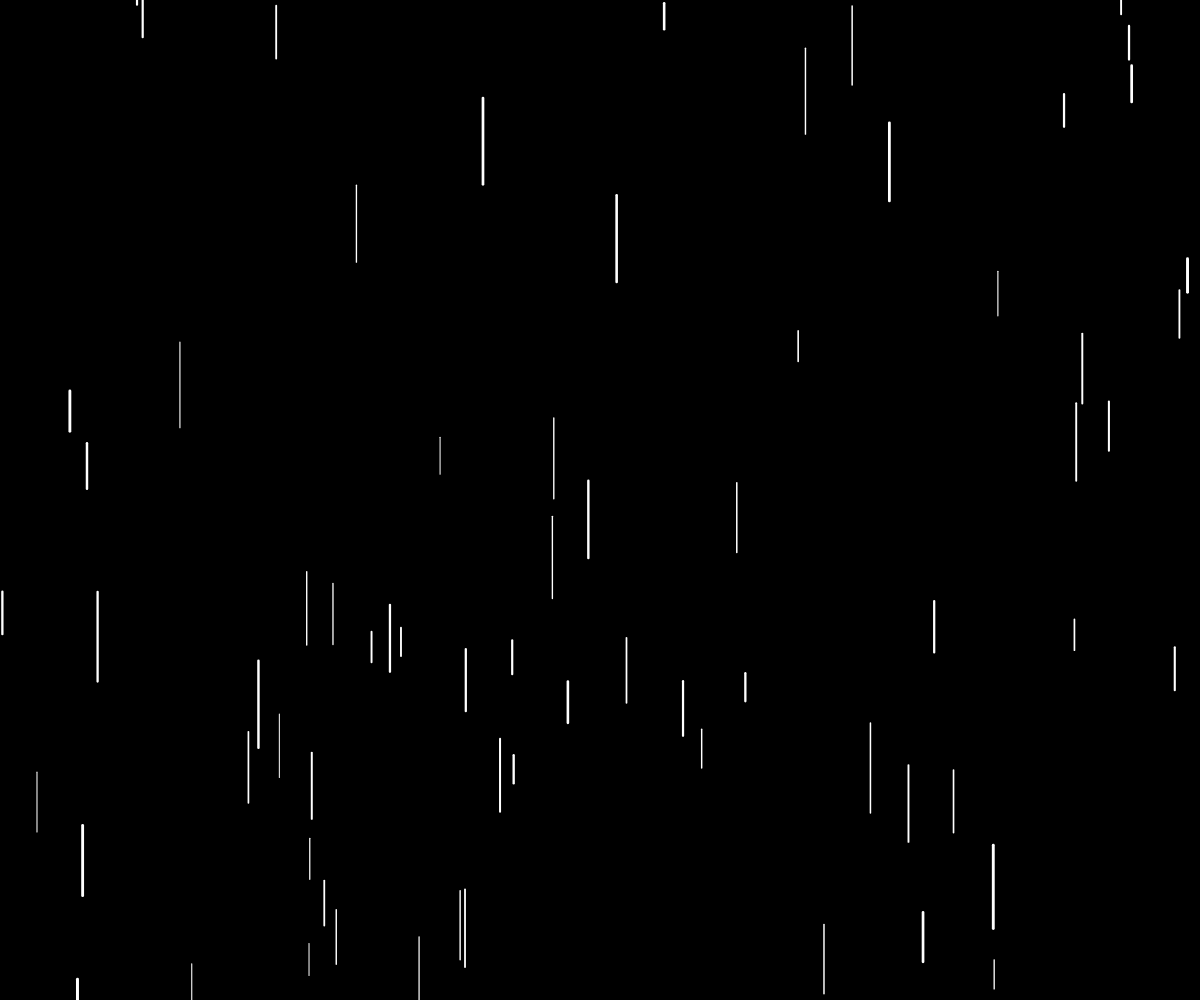
Frame 1 (no input)
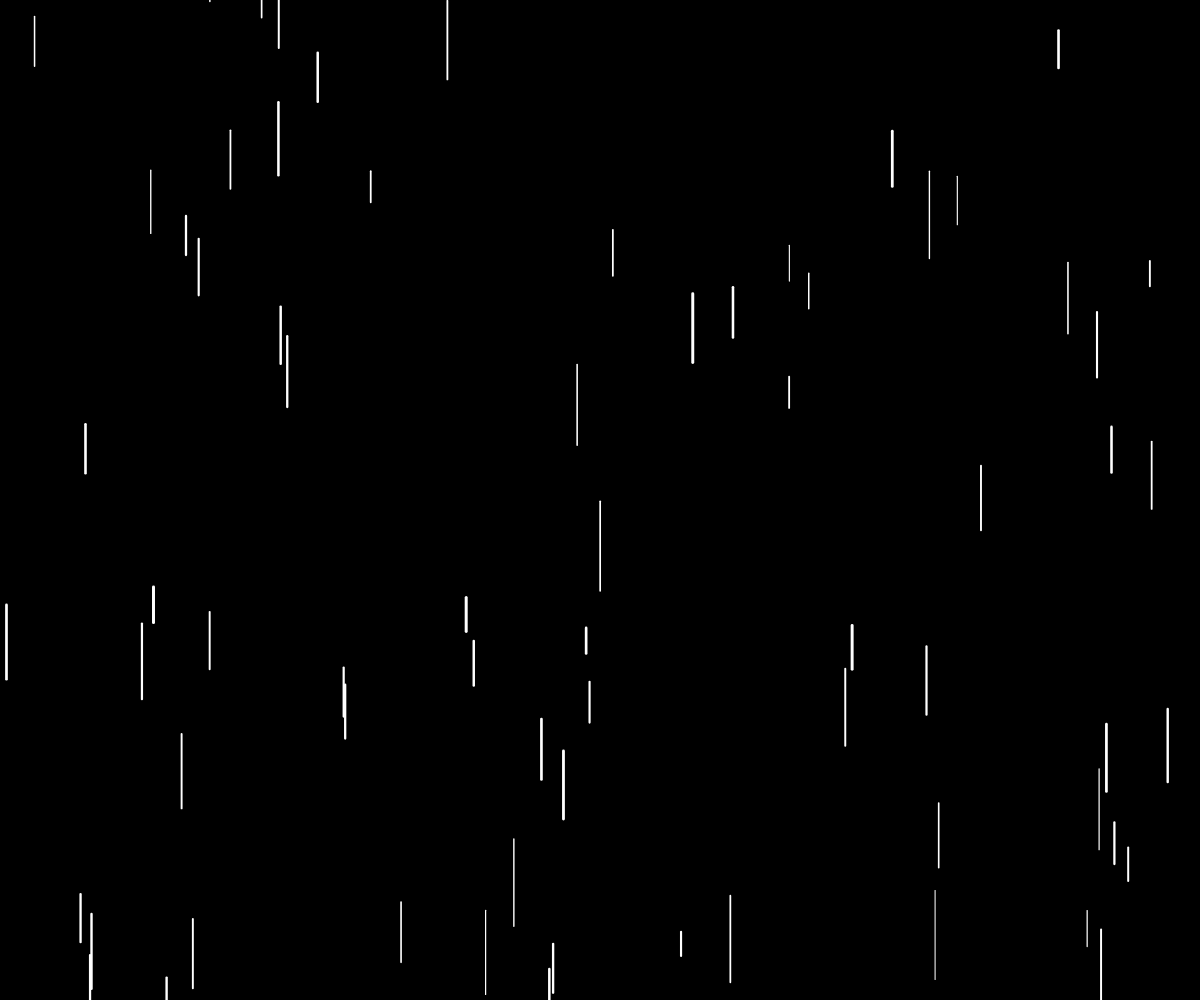
Frame 60 (no input)
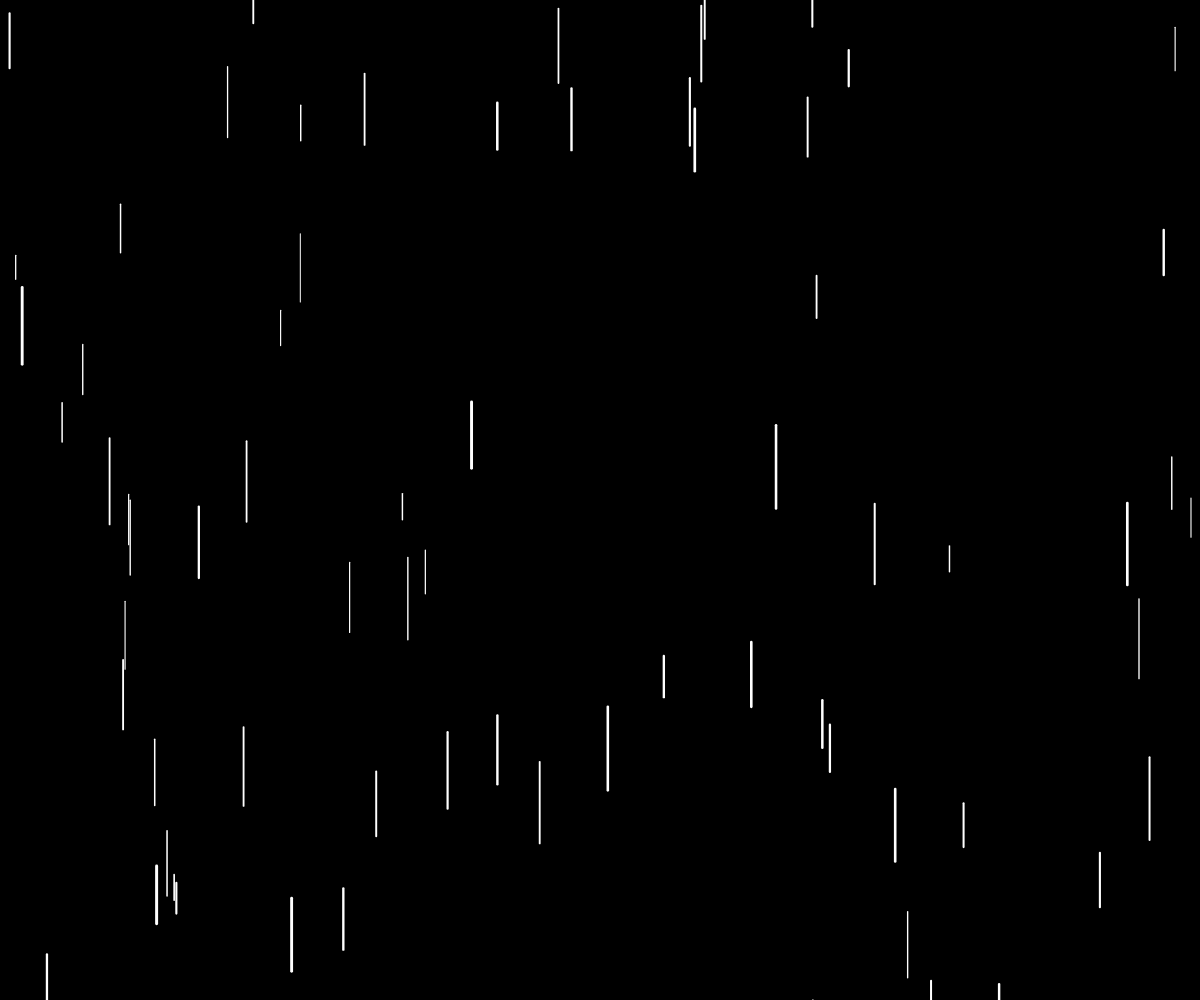
Frame 120 (the mouse pressed at the canvas centre since frame 60)

The p5.js sketch that drew these frames (run headless with seeded random() and noise() and a simulated clock; from frame 60 on, the mouse is pressed at the canvas centre):

// p5.js sketch
// ── sketch.js
function setup() {
	createCanvas(windowWidth, windowHeight);
  }
  
  function windowResized() {
	resizeCanvas(windowWidth, windowHeight);
  }
  
  function draw() {
	background(0);
	stroke(255);
  
	// Disegna gocce di pioggia
	for (let i = 0; i < 70; i++) {
	  let lunghezza = random(24, 90);
	  let gocciax = random(0, width);
	  let gocciay = random(-lunghezza, height);
	  strokeWeight(random(1, 3));
	  line(gocciax, gocciay, gocciax, gocciay + lunghezza);
	}
	
  
	if (random(100) < 0.1) background(255);
  }

  
